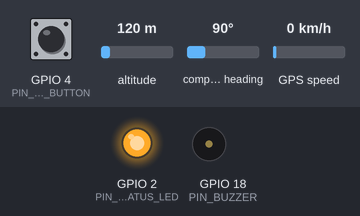
Recording of a sketch running on a simulated ESP32. Parts: output pins drawn as LEDs (lit = HIGH), buzzer (waves = sounding, pin HIGH). Dashed ring = blinking. The test bench sets the inputs (shaded band); at power-on: GPIO 4 (PIN_SOS_BUTTON) HIGH, altitude 120 m, compass heading 90°, GPS speed 0 km/h. WiFi joins after 1.5 s; servers stay silent unless stated; uploads are accepted with an empty reply; the GPS gets a fix after 3 s at 37.7749, -122.4194 with 8 satellites; what the sketch prints to the serial monitor is not drawn.

Above: at 3.8 s.
3.9 s: GPIO 4 (PIN_SOS_BUTTON) pulled LOW for 3.2 s
At 6.55 s:
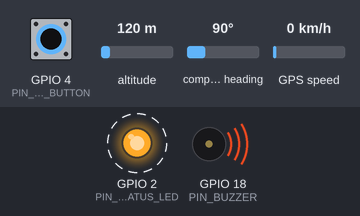
At 7.3 s:
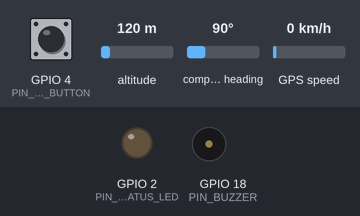
Timing chart, 0 to 8.8 s (numbered marks = the images above; inputs shaded):
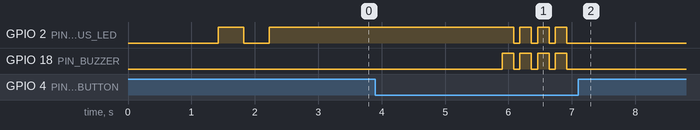

Measured:
- after the input at 3.9 s, GPIO 2 (PIN_STATUS_LED): alternates HIGH for 0.18 s and LOW for 0.10 s, 7 changes in all, then stays LOW, starting after 2.2 s; GPIO 18 (PIN_BUZZER): alternates HIGH for 0.18 s and LOW for 0.10 s, 8 changes in all, then stays LOW, starting after 2.0 s

The sketch:

esp32_child_safety_tag.ino
```cpp
/**
 * @file esp32_child_safety_tag.ino
 * @brief Complete ESP32 + u-blox NEO-6M GPS Child Safety Tag Firmware
 * @author Student IoT Engineering Project
 *
 * Hardware:
 *   - ESP32 Development Board (ESP-WROOM-32D)
 *   - u-blox NEO-6M GPS Module (with ceramic antenna)
 *   - Tactile Push Button (SOS trigger)
 *   - Active 5V Piezo Buzzer
 *   - 3.7V 1000mAh Li-Po Battery + TP4056 USB-C Charger
 *   - Printed Laminated QR Code ID Card (No electronic screen needed)
 *
 * Required Arduino Libraries:
 *   - TinyGPSPlus (by Mikal Hart)
 *   - ArduinoJson (by Benoit Blanchon, v6.x or v7.x)
 *   - WiFi (Built-in ESP32 core)
 *   - HTTPClient (Built-in ESP32 core)
 */

#include <WiFi.h>
#include <HTTPClient.h>
#include <HardwareSerial.h>
#include <TinyGPSPlus.h>
#include <ArduinoJson.h>

// ==============================================================================
// USER CONFIGURATION (Configure for your local access point or mobile hotspot)
// ==============================================================================
const char* WIFI_SSID     = "Mobile_Hotspot_2.4G";
const char* WIFI_PASSWORD = "student_project_wifi";

// Server API Base URL
// Replace with your hosted Flask server URL or local dev tunnel (e.g., ngrok or LAN IP)
const char* SERVER_LOCATION_ENDPOINT = "http://192.168.4.1:5000/api/devices/location";
const char* SERVER_SOS_ENDPOINT      = "http://192.168.4.1:5000/api/devices/sos";

// Tag Hardware Identifier (Matches Child Profile Device ID)
const char* DEVICE_ID = "TAG001";

// Pinout Definitions (ESP32 DevKit 30-pin)
const int PIN_GPS_RX        = 16;  // Connects to NEO-6M TX
const int PIN_GPS_TX        = 17;  // Connects to NEO-6M RX
const int PIN_SOS_BUTTON    = 4;   // Push button (to GND, internal pullup)
const int PIN_BUZZER        = 18;  // Piezo Buzzer (+)
const int PIN_STATUS_LED    = 2;   // Onboard Blue LED
const int PIN_BATTERY_ADC   = 34;  // Voltage divider (100k/100k) from LiPo 3.7V

// Timing Constants
const unsigned long LOCATION_INTERVAL_MS = 15000; // Transmit GPS every 15 seconds
const unsigned long SOS_HOLD_DURATION_MS = 2000;  // Hold button 2s to prevent false alarms

// Globals
TinyGPSPlus gps;
HardwareSerial gpsSerial(2);

unsigned long lastLocationPostTime = 0;
unsigned long buttonDownStartTime  = 0;
bool sosTriggeredForCurrentPress   = false;

// ==============================================================================
// FUNCTION DECLARATIONS
// ==============================================================================
void setupHardwarePins();
void connectToWiFi();
void checkPhysicalSosButton();
void processPeriodicGpsTransmission();
void sendLocationPacket(double lat, double lng, float hdop, int satellites, int batteryPct);
void sendSosPacket(double lat, double lng);
void triggerBuzzerAlarm();
int readBatteryPercentage();

// ==============================================================================
// SETUP
// ==============================================================================
void setup() {
  Serial.begin(115200);
  delay(1000);
  Serial.println("\n========================================================");
  Serial.println("  QR-GPS CHILD SAFETY TAG - ESP32 FIRMWARE v1.4.2");
  Serial.println("  Hardware: ESP32 + NEO-6M + SOS Tactile Button");
  Serial.println("========================================================\n");

  setupHardwarePins();

  // Initialize GPS UART on Serial2 (GPIO 16 RX, GPIO 17 TX)
  gpsSerial.begin(9600, SERIAL_8N1, PIN_GPS_RX, PIN_GPS_TX);
  Serial.println("[GPS] UART2 opened at 9600 baud for NEO-6M NMEA stream.");

  connectToWiFi();
}

// ==============================================================================
// MAIN LOOP
// ==============================================================================
void loop() {
  // Feed incoming GPS NMEA bytes from NEO-6M into parser
  while (gpsSerial.available() > 0) {
    char c = gpsSerial.read();
    gps.encode(c);
  }

  // 1. Process physical tactile SOS button
  checkPhysicalSosButton();

  // 2. Transmit periodic GPS coordinates
  processPeriodicGpsTransmission();
}

// ==============================================================================
// HARDWARE INITIALIZATION
// ==============================================================================
void setupHardwarePins() {
  pinMode(PIN_SOS_BUTTON, INPUT_PULLUP);
  pinMode(PIN_BUZZER, OUTPUT);
  pinMode(PIN_STATUS_LED, OUTPUT);

  digitalWrite(PIN_BUZZER, LOW);
  digitalWrite(PIN_STATUS_LED, LOW);
}

// ==============================================================================
// WI-FI CONNECTION WITH RECONNECT RETRY
// ==============================================================================
void connectToWiFi() {
  Serial.printf("[WIFI] Connecting to SSID: '%s'...\n", WIFI_SSID);
  WiFi.mode(WIFI_STA);
  WiFi.begin(WIFI_SSID, WIFI_PASSWORD);

  int attempts = 0;
  while (WiFi.status() != WL_CONNECTED && attempts < 25) {
    delay(400);
    digitalWrite(PIN_STATUS_LED, !digitalRead(PIN_STATUS_LED)); // Toggle LED while connecting
    Serial.print(".");
    attempts++;
  }

  if (WiFi.status() == WL_CONNECTED) {
    digitalWrite(PIN_STATUS_LED, HIGH);
    Serial.printf("\n[WIFI] Connected! Assigned IP: %s (RSSI: %d dBm)\n",
                  WiFi.localIP().toString().c_str(), WiFi.RSSI());
  } else {
    digitalWrite(PIN_STATUS_LED, LOW);
    Serial.println("\n[WIFI] Could not connect to Wi-Fi. Will retry automatically.");
  }
}

// ==============================================================================
// PHYSICAL SOS BUTTON MONITORING (DEBOUNCED)
// ==============================================================================
void checkPhysicalSosButton() {
  int buttonState = digitalRead(PIN_SOS_BUTTON);

  // Button pressed pulls pin LOW to GND
  if (buttonState == LOW) {
    if (buttonDownStartTime == 0) {
      buttonDownStartTime = millis();
    } else if ((millis() - buttonDownStartTime >= SOS_HOLD_DURATION_MS) && !sosTriggeredForCurrentPress) {
      Serial.println("\n🚨 [EMERGENCY] Physical SOS tactile button held down for 2 seconds!");
      sosTriggeredForCurrentPress = true;
      triggerBuzzerAlarm();

      double lat = gps.location.isValid() ? gps.location.lat() : 9.92750;
      double lng = gps.location.isValid() ? gps.location.lng() : 78.12240;
      sendSosPacket(lat, lng);
    }
  } else {
    // Reset when released
    buttonDownStartTime = 0;
    sosTriggeredForCurrentPress = false;
  }
}

// ==============================================================================
// PERIODIC LOCATION POSTING
// ==============================================================================
void processPeriodicGpsTransmission() {
  if (millis() - lastLocationPostTime >= LOCATION_INTERVAL_MS) {
    lastLocationPostTime = millis();

    // Check Wi-Fi state
    if (WiFi.status() != WL_CONNECTED) {
      Serial.println("[WIFI] Connection dropped. Re-establishing link...");
      WiFi.reconnect();
      return;
    }

    if (gps.location.isValid()) {
      double lat = gps.location.lat();
      double lng = gps.location.lng();
      float hdop = gps.hdop.isValid() ? gps.hdop.hdop() * 3.5 : 8.0;
      int sats   = gps.satellites.isValid() ? gps.satellites.value() : 0;
      int batt   = readBatteryPercentage();

      Serial.printf("[GPS] Fix Valid -> Lat: %.6f, Lng: %.6f, HDOP: %.1f, Sats: %d, Batt: %d%%\n",
                    lat, lng, hdop, sats, batt);
      sendLocationPacket(lat, lng, hdop, sats, batt);
    } else {
      Serial.printf("[GPS] Searching for satellites... (Chars processed: %d, Check sky view)\n",
                    gps.charsProcessed());
    }
  }
}

// ==============================================================================
// HTTP TRANSMISSIONS (JSON REST API)
// ==============================================================================
void sendLocationPacket(double lat, double lng, float accuracy, int satellites, int batteryPct) {
  HTTPClient http;
  http.begin(SERVER_LOCATION_ENDPOINT);
  http.addHeader("Content-Type", "application/json");

  StaticJsonDocument<256> doc;
  doc["device_id"]      = DEVICE_ID;
  doc["latitude"]       = lat;
  doc["longitude"]      = lng;
  doc["accuracy"]       = accuracy;
  doc["batteryPercent"] = batteryPct;
  doc["satellites"]     = satellites;

  String jsonString;
  serializeJson(doc, jsonString);

  int httpCode = http.POST(jsonString);
  if (httpCode > 0) {
    Serial.printf("[HTTP] POST /api/devices/location -> Status: %d\n", httpCode);
  } else {
    Serial.printf("[HTTP] POST failed, error: %s\n", http.errorToString(httpCode).c_str());
  }
  http.end();
}

void sendSosPacket(double lat, double lng) {
  HTTPClient http;
  http.begin(SERVER_SOS_ENDPOINT);
  http.addHeader("Content-Type", "application/json");

  StaticJsonDocument<256> doc;
  doc["device_id"] = DEVICE_ID;
  doc["latitude"]  = lat;
  doc["longitude"] = lng;
  doc["trigger"]   = "physical_button";
  doc["notes"]     = "Hardware tactile push button held for 2s on tag.";

  String jsonString;
  serializeJson(doc, jsonString);

  int httpCode = http.POST(jsonString);
  Serial.printf("[HTTP] Emergency SOS POST dispatched -> Status: %d\n", httpCode);
  http.end();
}

// ==============================================================================
// PERIPHERALS: BUZZER & BATTERY ADC
// ==============================================================================
void triggerBuzzerAlarm() {
  for (int i = 0; i < 4; i++) {
    digitalWrite(PIN_BUZZER, HIGH);
    digitalWrite(PIN_STATUS_LED, HIGH);
    delay(180);
    digitalWrite(PIN_BUZZER, LOW);
    digitalWrite(PIN_STATUS_LED, LOW);
    delay(100);
  }
}

int readBatteryPercentage() {
  int rawAdc = analogRead(PIN_BATTERY_ADC);
  // 12-bit ADC (0..4095) with 1:1 voltage divider (100k/100k) from LiPo
  float voltage = (rawAdc / 4095.0) * 3.3 * 2.0;
  int pct = (int)(((voltage - 3.2) / (4.2 - 3.2)) * 100.0);
  return constrain(pct, 0, 100);
}
```
